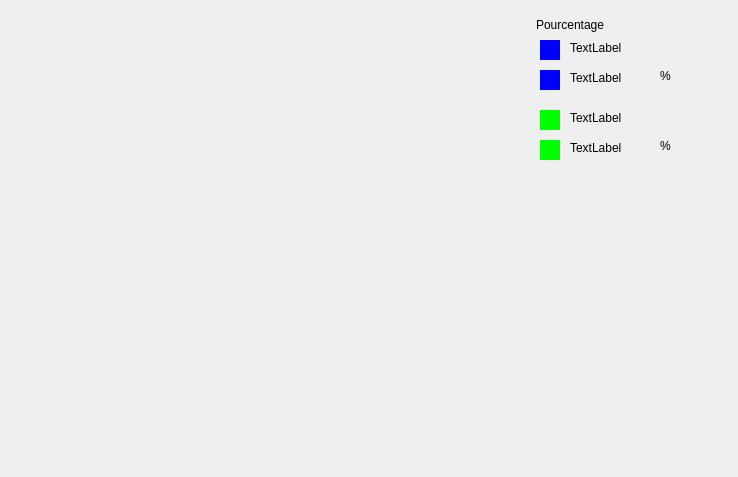
<?xml version="1.0" encoding="UTF-8"?>
<ui version="4.0">
 <class>statistique</class>
 <widget class="QDialog" name="statistique">
  <property name="geometry">
   <rect>
    <x>0</x>
    <y>0</y>
    <width>738</width>
    <height>477</height>
   </rect>
  </property>
  <property name="windowTitle">
   <string>Dialog</string>
  </property>
  <widget class="QLabel" name="label_5">
   <property name="geometry">
    <rect>
     <x>660</x>
     <y>60</y>
     <width>71</width>
     <height>31</height>
    </rect>
   </property>
   <property name="text">
    <string>%</string>
   </property>
  </widget>
  <widget class="QLabel" name="label_2">
   <property name="geometry">
    <rect>
     <x>570</x>
     <y>40</y>
     <width>111</width>
     <height>16</height>
    </rect>
   </property>
   <property name="styleSheet">
    <string notr="true">font: 12pt &quot;MS Shell Dlg 2&quot;;</string>
   </property>
   <property name="text">
    <string>TextLabel</string>
   </property>
  </widget>
  <widget class="QLabel" name="label_3">
   <property name="geometry">
    <rect>
     <x>570</x>
     <y>70</y>
     <width>101</width>
     <height>16</height>
    </rect>
   </property>
   <property name="styleSheet">
    <string notr="true">font: 12pt &quot;MS Shell Dlg 2&quot;;</string>
   </property>
   <property name="text">
    <string>TextLabel</string>
   </property>
  </widget>
  <widget class="QLabel" name="label_6">
   <property name="geometry">
    <rect>
     <x>570</x>
     <y>140</y>
     <width>101</width>
     <height>16</height>
    </rect>
   </property>
   <property name="styleSheet">
    <string notr="true">font: 12pt &quot;MS Shell Dlg 2&quot;;</string>
   </property>
   <property name="text">
    <string>TextLabel</string>
   </property>
  </widget>
  <widget class="QLabel" name="label">
   <property name="geometry">
    <rect>
     <x>536</x>
     <y>9</y>
     <width>131</width>
     <height>31</height>
    </rect>
   </property>
   <property name="styleSheet">
    <string notr="true">font: 75 italic 14pt &quot;Arial&quot;;</string>
   </property>
   <property name="text">
    <string>Pourcentage</string>
   </property>
  </widget>
  <widget class="QLabel" name="label_7">
   <property name="geometry">
    <rect>
     <x>660</x>
     <y>130</y>
     <width>31</width>
     <height>31</height>
    </rect>
   </property>
   <property name="text">
    <string>%</string>
   </property>
  </widget>
  <widget class="QWidget" name="widget_3" native="true">
   <property name="geometry">
    <rect>
     <x>540</x>
     <y>110</y>
     <width>20</width>
     <height>20</height>
    </rect>
   </property>
   <property name="styleSheet">
    <string notr="true">background-color: rgb(0, 255, 0);</string>
   </property>
  </widget>
  <widget class="QWidget" name="widget_4" native="true">
   <property name="geometry">
    <rect>
     <x>540</x>
     <y>140</y>
     <width>20</width>
     <height>20</height>
    </rect>
   </property>
   <property name="styleSheet">
    <string notr="true">background-color: rgb(0, 255, 0);</string>
   </property>
  </widget>
  <widget class="QLabel" name="label_4">
   <property name="geometry">
    <rect>
     <x>570</x>
     <y>110</y>
     <width>131</width>
     <height>16</height>
    </rect>
   </property>
   <property name="styleSheet">
    <string notr="true">font: 12pt &quot;MS Shell Dlg 2&quot;;</string>
   </property>
   <property name="text">
    <string>TextLabel</string>
   </property>
  </widget>
  <widget class="QWidget" name="widget" native="true">
   <property name="geometry">
    <rect>
     <x>540</x>
     <y>40</y>
     <width>20</width>
     <height>20</height>
    </rect>
   </property>
   <property name="styleSheet">
    <string notr="true">background-color: rgb(0, 0, 255);</string>
   </property>
  </widget>
  <widget class="QWidget" name="widget_2" native="true">
   <property name="geometry">
    <rect>
     <x>540</x>
     <y>70</y>
     <width>20</width>
     <height>20</height>
    </rect>
   </property>
   <property name="styleSheet">
    <string notr="true">background-color: rgb(0, 0, 255);</string>
   </property>
  </widget>
  <widget class="QLabel" name="label_8">
   <property name="geometry">
    <rect>
     <x>20</x>
     <y>410</y>
     <width>461</width>
     <height>41</height>
    </rect>
   </property>
   <property name="styleSheet">
    <string notr="true">font: 18pt &quot;MS Shell Dlg 2&quot;;
color: rgb(0, 170, 255);</string>
   </property>
   <property name="text">
    <string/>
   </property>
  </widget>
 </widget>
 <resources/>
 <connections/>
</ui>
